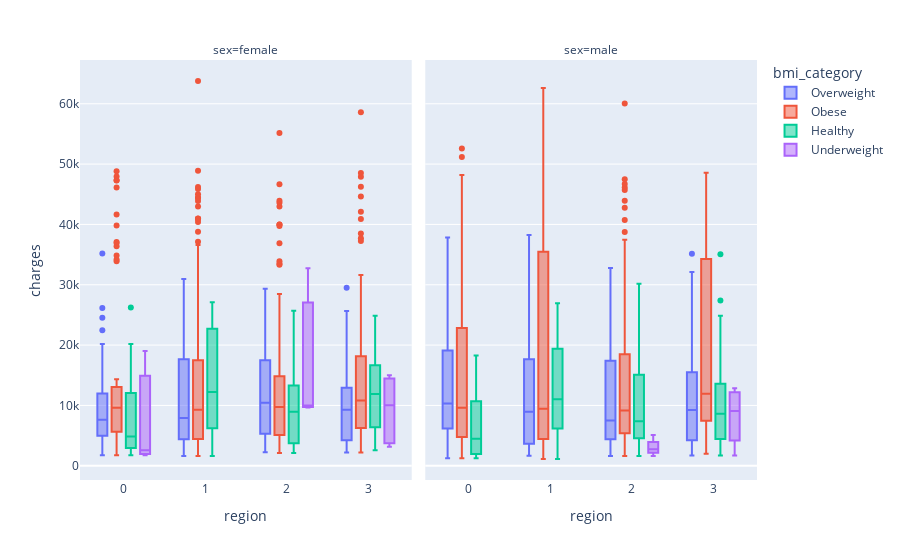

Notebook code for this chart:
### Markdown cell above
_Charges by region/sex/smoker -see Datasets/Screenshots/plotly1.png_

### Code cell
fig = px.box(df, x="region", y="charges", color="bmi_category", facet_col="sex"
             )
fig.show()

### Figure 1 — Plotly figure (JSON) as saved in the notebook; plotly's stock layout.template omitted (floating-point values rounded to 4 significant figures; data arrays with more than 128 entries replaced by an {"elided": "..."} marker saying what was removed)
{"data": [{"alignmentgroup": "True", "hovertemplate": "bmi_category=Overweight<br>sex=female<br>region=%{x}<br>charges=%{y}<extra></extra>", "legendgroup": "Overweight", "marker": {"color": "#636efa"}, "name": "Overweight", "notched": false, "offsetgroup": "Overweight", "orientation": "v", "showlegend": true, "type": "box", "x": {"elided": "199 int values"}, "x0": " ", "xaxis": "x", "y": {"elided": "199 float values"}, "y0": " ", "yaxis": "y"}, {"alignmentgroup": "True", "hovertemplate": "bmi_category=Overweight<br>sex=male<br>region=%{x}<br>charges=%{y}<extra></extra>", "legendgroup": "Overweight", "marker": {"color": "#636efa"}, "name": "Overweight", "notched": false, "offsetgroup": "Overweight", "orientation": "v", "showlegend": false, "type": "box", "x": {"elided": "187 int values"}, "x0": " ", "xaxis": "x2", "y": {"elided": "187 float values"}, "y0": " ", "yaxis": "y2"}, {"alignmentgroup": "True", "hovertemplate": "bmi_category=Obese<br>sex=female<br>region=%{x}<br>charges=%{y}<extra></extra>", "legendgroup": "Obese", "marker": {"color": "#EF553B"}, "name": "Obese", "notched": false, "offsetgroup": "Obese", "orientation": "v", "showlegend": true, "type": "box", "x": {"elided": "334 int values"}, "x0": " ", "xaxis": "x", "y": {"elided": "334 float values"}, "y0": " ", "yaxis": "y"}, {"alignmentgroup": "True", "hovertemplate": "bmi_category=Obese<br>sex=male<br>region=%{x}<br>charges=%{y}<extra></extra>", "legendgroup": "Obese", "marker": {"color": "#EF553B"}, "name": "Obese", "notched": false, "offsetgroup": "Obese", "orientation": "v", "showlegend": false, "type": "box", "x": {"elided": "372 int values"}, "x0": " ", "xaxis": "x2", "y": {"elided": "372 float values"}, "y0": " ", "yaxis": "y2"}, {"alignmentgroup": "True", "hovertemplate": "bmi_category=Healthy<br>sex=female<br>region=%{x}<br>charges=%{y}<extra></extra>", "legendgroup": "Healthy", "marker": {"color": "#00cc96"}, "name": "Healthy", "notched": false, "offsetgroup": "Healthy", "orientation": "v", "showlegend": true, "type": "box", "x": [3, 1, 1, 2, 1, 2, 2, 3, 3, 2, 1, 1, 3, 0, 1, 3, 0, 1, 2, 1, 0, 1, 2, 2, 3, 3, 2, 0, 1, 0, 3, 0, 2, 3, 1, 2, 0, 1, 2, 3, 1, 3, 2, 3, 0, 2, 3, 1, 1, 2, 0, 0, 1, 0, 2, 3, 1, 3, 2, 3, 3, 2, 2, 3, 0, 3, 3, 3, 0, 3, 3, 2, 0, 0, 0, 2, 3, 2, 3, 0, 2, 3, 0, 2, 2, 0, 2, 2, 2, 3, 2, 0, 1, 2, 1, 3, 2, 0, 2, 3, 2, 3, 1, 0, 2, 3, 2, 3, 3, 3, 3, 3, 0, 3, 2, 0, 3], "x0": " ", "xaxis": "x", "y": [14450.0, 12630.0, 23240.0, 14710.0, 16580.0, 10940.0, 6686.0, 13620.0, 19960.0, 13010.0, 25080.0, 19440.0, 5354.0, 2150.0, 9855.0, 24870.0, 1737.0, 3562.0, 11830.0, 1608.0, 13840.0, 3181.0, 8017.0, 13420.0, 12030.0, 21660.0, 3177.0, 9265.0, 4185.0, 8540.0, 19590.0, 18610.0, 4906.0, 23290.0, 2201.0, 12480.0, 4932.0, 8211.0, 9194.0, 3206.0, 17630.0, 15360.0, 25680.0, 6753.0, 9182.0, 2709.0, 8252.0, 22190.0, 27040.0, 10160.0, 4766.0, 26240.0, 10110.0, 2458.0, 9567.0, 16660.0, 11830.0, 7986.0, 6933.0, 2732.0, 4720.0, 2843.0, 4720.0, 6402.0, 2974.0, 11730.0, 24110.0, 5458.0, 4392.0, 2586.0, 19800.0, 2117.0, 17500.0, 2914.0, 12030.0, 8966.0, 4992.0, 2528.0, 14570.0, 3379.0, 16420.0, 7986.0, 8269.0, 2709.0, 21680.0, 12090.0, 21880.0, 3594.0, 3353.0, 16780.0, 5693.0, 1729.0, 8582.0, 3176.0, 27120.0, 7228.0, 14430.0, 4529.0, 23890.0, 13730.0, 4134.0, 4718.0, 26130.0, 20170.0, 12480.0, 14450.0, 4296.0, 10200.0, 4544.0, 14280.0, 8535.0, 7134.0, 3209.0, 16120.0, 18770.0, 1732.0, 22400.0], "y0": " ", "yaxis": "y"}, {"alignmentgroup": "True", "hovertemplate": "bmi_category=Healthy<br>sex=male<br>region=%{x}<br>charges=%{y}<extra></extra>", "legendgroup": "Healthy", "marker": {"color": "#00cc96"}, "name": "Healthy", "notched": false, "offsetgroup": "Healthy", "orientation": "v", "showlegend": false, "type": "box", "x": [2, 0, 3, 2, 0, 1, 2, 1, 2, 3, 0, 3, 3, 2, 1, 3, 3, 0, 1, 1, 2, 0, 2, 3, 1, 2, 3, 3, 2, 0, 1, 0, 1, 2, 0, 1, 2, 3, 0, 0, 0, 3, 2, 3, 2, 0, 2, 2, 2, 1, 0, 0, 3, 2, 0, 3, 1, 3, 0, 1, 3, 2, 2, 3, 2, 3, 1, 3, 3, 3, 2, 3, 0, 1, 2, 3, 2, 3, 3, 2, 3, 3, 1, 1, 2, 3, 3, 2, 1, 2, 0, 1, 3, 0, 3, 2, 3, 1, 3, 0, 3, 0, 0, 1, 0, 1, 0, 3], "x0": " ", "xaxis": "x2", "y": [21980.0, 1837.0, 2395.0, 1625.0, 2302.0, 6272.0, 30170.0, 17660.0, 21100.0, 22410.0, 15820.0, 1706.0, 27380.0, 5125.0, 21220.0, 4828.0, 4005.0, 7147.0, 2484.0, 19520.0, 6710.0, 1832.0, 11520.0, 24870.0, 17180.0, 2804.0, 1705.0, 8303.0, 7527.0, 3260.0, 6653.0, 5080.0, 9789.0, 4032.0, 1970.0, 22220.0, 3077.0, 9361.0, 12960.0, 3848.0, 1243.0, 3861.0, 8428.0, 7173.0, 7223.0, 1242.0, 9863.0, 2353.0, 13110.0, 19360.0, 10070.0, 3484.0, 8604.0, 1627.0, 18260.0, 5210.0, 21200.0, 17900.0, 2103.0, 11010.0, 4429.0, 12520.0, 6117.0, 12320.0, 15820.0, 13130.0, 5967.0, 8891.0, 10420.0, 8689.0, 5258.0, 35070.0, 6250.0, 1122.0, 1628.0, 9501.0, 23970.0, 16140.0, 4500.0, 17360.0, 8628.0, 23240.0, 18770.0, 1711.0, 21600.0, 13750.0, 1705.0, 14350.0, 11880.0, 5856.0, 10580.0, 8605.0, 2396.0, 10790.0, 8604.0, 6199.0, 1702.0, 6594.0, 6858.0, 11350.0, 6986.0, 5615.0, 1242.0, 26930.0, 10960.0, 1515.0, 1965.0, 21260.0], "y0": " ", "yaxis": "y2"}, {"alignmentgroup": "True", "hovertemplate": "bmi_category=Underweight<br>sex=female<br>region=%{x}<br>charges=%{y}<extra></extra>", "legendgroup": "Underweight", "marker": {"color": "#ab63fa"}, "name": "Underweight", "notched": false, "offsetgroup": "Underweight", "orientation": "v", "showlegend": true, "type": "box", "x": [2, 2, 0, 3, 3, 3, 0, 3, 3, 0, 2, 3], "x0": " ", "xaxis": "x", "y": [32730.0, 9644.0, 1728.0, 15010.0, 14460.0, 3167.0, 2585.0, 6878.0, 13200.0, 19020.0, 9991.0, 3733.0], "y0": " ", "yaxis": "y"}, {"alignmentgroup": "True", "hovertemplate": "bmi_category=Underweight<br>sex=male<br>region=%{x}<br>charges=%{y}<extra></extra>", "legendgroup": "Underweight", "marker": {"color": "#ab63fa"}, "name": "Underweight", "notched": false, "offsetgroup": "Underweight", "orientation": "v", "showlegend": false, "type": "box", "x": [2, 3, 3, 2, 2, 3, 2, 3], "x0": " ", "xaxis": "x2", "y": [2775.0, 1695.0, 12830.0, 1621.0, 2681.0, 11530.0, 5117.0, 6641.0], "y0": " ", "yaxis": "y2"}], "layout": {"annotations": [{"font": {}, "showarrow": false, "text": "sex=female", "x": 0.245, "xanchor": "center", "xref": "paper", "y": 1, "yanchor": "bottom", "yref": "paper"}, {"font": {}, "showarrow": false, "text": "sex=male", "x": 0.755, "xanchor": "center", "xref": "paper", "y": 1, "yanchor": "bottom", "yref": "paper"}], "boxmode": "group", "legend": {"title": {"text": "bmi_category"}, "tracegroupgap": 0}, "margin": {"t": 60}, "xaxis": {"anchor": "y", "domain": [0, 0.49], "title": {"text": "region"}}, "xaxis2": {"anchor": "y2", "domain": [0.51, 1], "matches": "x", "title": {"text": "region"}}, "yaxis": {"anchor": "x", "domain": [0, 1], "title": {"text": "charges"}}, "yaxis2": {"anchor": "x2", "domain": [0, 1], "matches": "y", "showticklabels": false}}}
